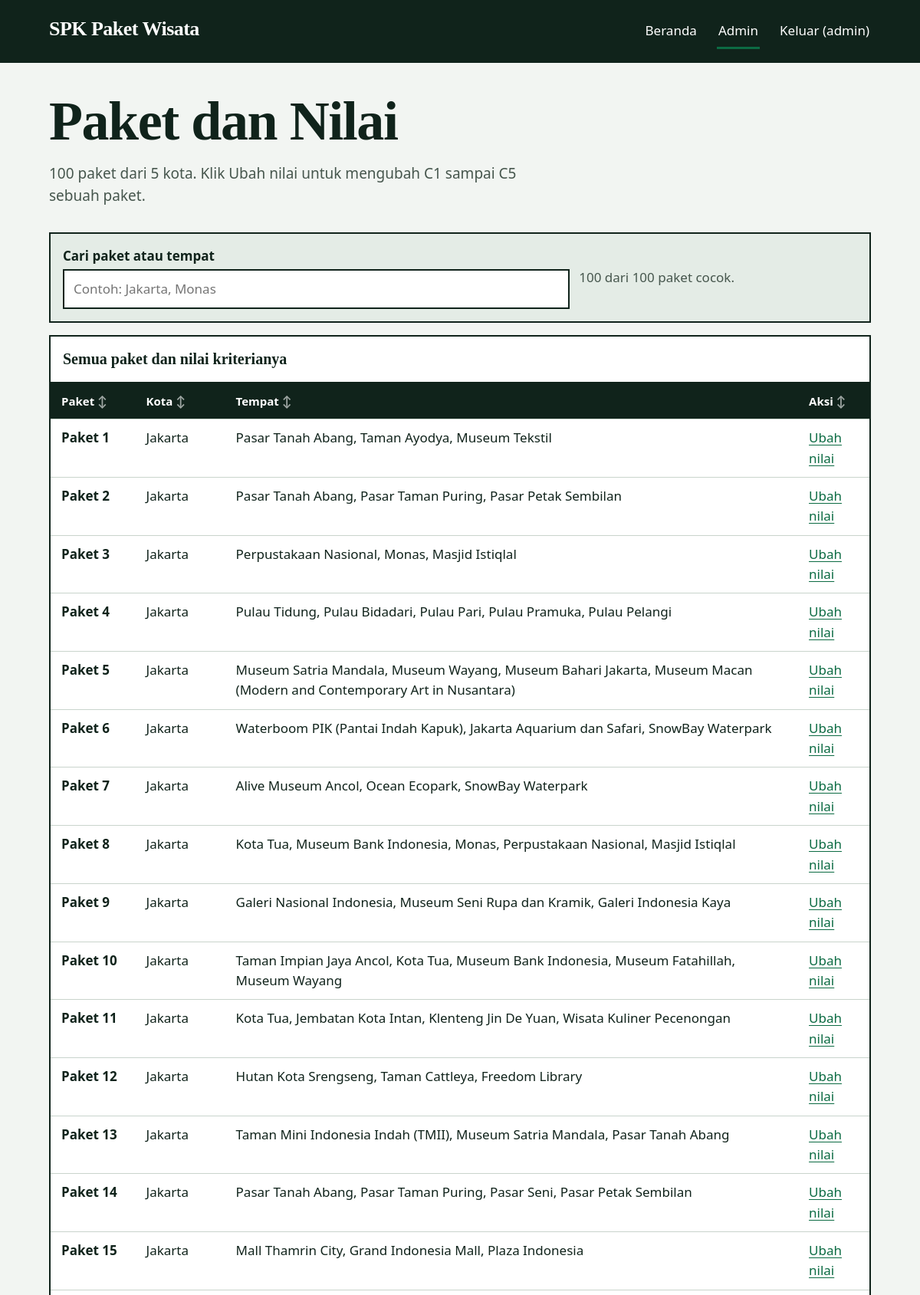
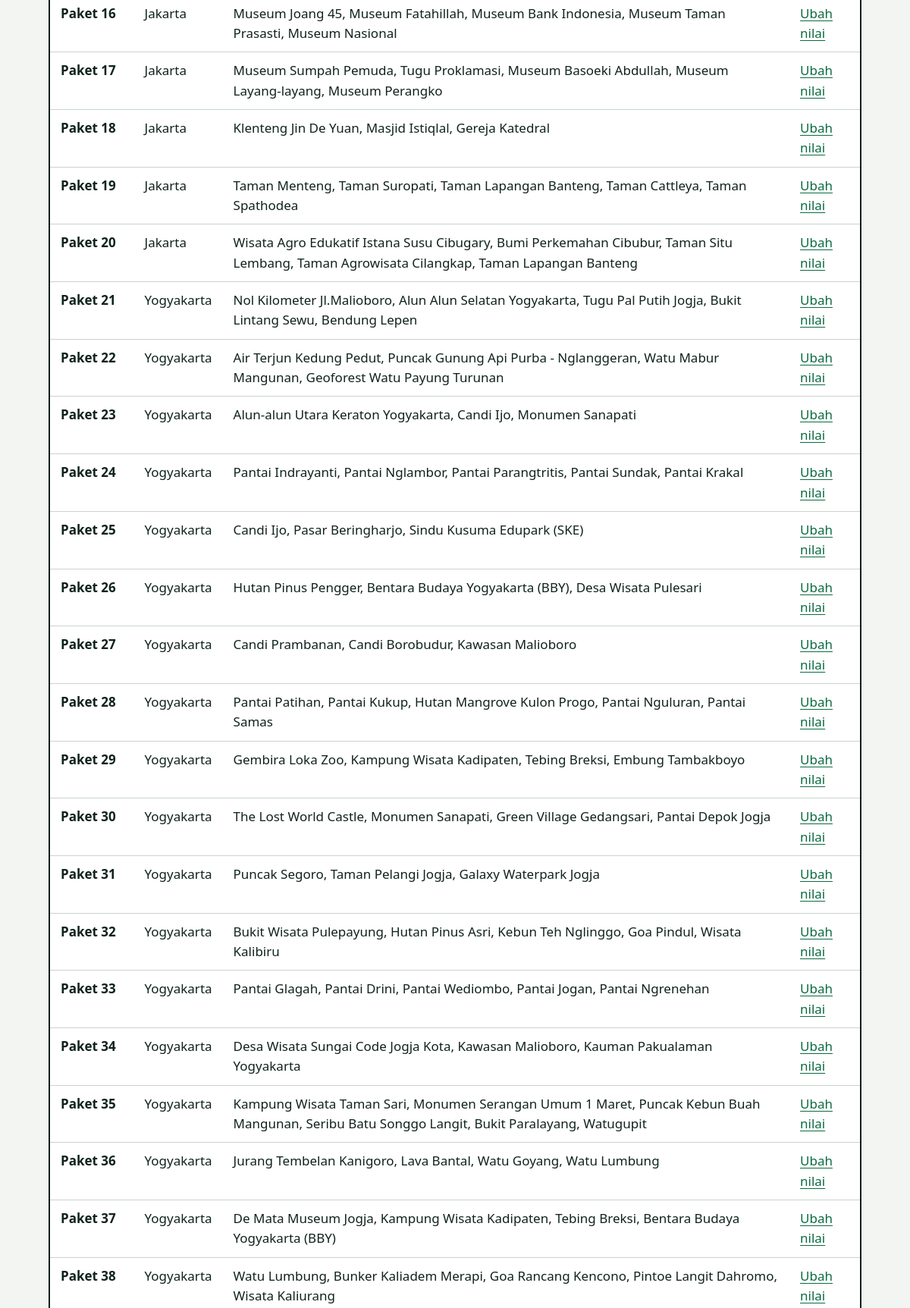
Screenshot of /admin/paket (signed in, upper part) with the database file from the repository (2 pictures, top to bottom).
### tables this page shows
CREATE TABLE paket (
    id INTEGER PRIMARY KEY AUTOINCREMENT,
    kota_id INTEGER NOT NULL,
    nomor_paket INTEGER NOT NULL UNIQUE,
    nama_tampil TEXT NOT NULL,
    FOREIGN KEY (kota_id) REFERENCES kota (id) ON DELETE RESTRICT
);

CREATE TABLE kota (
    id INTEGER PRIMARY KEY AUTOINCREMENT,
    nama TEXT NOT NULL UNIQUE
);

### app.py (the view)
@app.route("/admin/paket")
@login_required
def admin_paket():
    kota = database.get_kota_list()
    semua = []
    for k in kota:
        semua.extend(database.get_paket_by_kota(k["nama"]))
    return render_template("admin_paket.html", packages=semua)

### app.py (called while the page is built)
def login_required(view):
    @wraps(view)
    def wrapper(*args, **kwargs):
        if not session.get("admin"):
            return redirect(url_for("admin_login"))
        return view(*args, **kwargs)
    return wrapper

### database.py (called while the page is built)
def get_connection():
    conn = sqlite3.connect(DB_PATH)
    conn.row_factory = sqlite3.Row
    conn.execute("PRAGMA foreign_keys = ON")
    return conn

def get_kota_list():
    conn = get_connection()
    try:
        rows = conn.execute(
            "SELECT k.nama, COUNT(p.id) AS jumlah FROM kota k "
            "LEFT JOIN paket p ON p.kota_id = k.id GROUP BY k.id ORDER BY k.id"
        ).fetchall()
        return [dict(r) for r in rows]
    finally:
        conn.close()

### templates/admin_paket.html (shortened to what this page needs)
{% extends "base.html" %}
{% block content %}
<div class="page-head">
  <h1>Paket dan Nilai</h1>
  <p class="lede">100 paket dari 5 kota. Klik Ubah nilai untuk mengubah C1 sampai C5 sebuah paket.</p>
</div>
<div class="toolbar">
  <p class="field">
    <label for="cari-admin-paket">Cari paket atau tempat</label>
    <input type="search" id="cari-admin-paket" data-filter-table="tabel-admin-paket" placeholder="Contoh: Jakarta, Monas" autocomplete="off">
  </p>
  <p class="count" data-filter-count>100 dari 100 paket cocok.</p>
</div>
<div class="table-wrapper" tabindex="0" role="region" aria-labelledby="admin-paket-caption">
<table id="tabel-admin-paket" data-sortable>
  <caption id="admin-paket-caption">Semua paket dan nilai kriterianya</caption>
  <thead><tr>
    <th scope="col" data-type="number">Paket</th>
    <th scope="col" data-type="text">Kota</th>
    <th scope="col" data-type="text">Tempat</th>
    <th scope="col">Aksi</th>
  </tr></thead>
  <tbody>
  {% for p in packages %}
  <tr>
    <th scope="row" data-value="{{ p.nomor_paket }}">Paket {{ p.nomor_paket }}</th>
    <td>{{ p.kota }}</td>
    <td>{{ p.tempat|join(', ') }}</td>
    <td><a href="{{ url_for('admin_nilai', paket_id=p.id) }}">Ubah nilai</a></td>
  </tr>
  {% endfor %}
  </tbody>
</table>
</div>
{% endblock %}

### static/style.css (style rules this page uses)
:root { --ground: #f2f5f2; --surface: #ffffff; --field: #e4ece6; --ink: #10231b; --muted: #46564d; --accent: #0c6b43; --accent-ink: #ffffff; --accent-deep: #084d30; --line: #c9d4cc; --winner: #fdf0c2; --danger: #8f1d1d; --danger-field: #fbe9e7; --ok-field: #e2f0e6; --display: Georgia, "Times New Roman", serif; --text: system-ui, -apple-system, "Segoe UI", Roboto, Arial, sans-serif; --measure: 1120px; --gap: 24px; }
* { box-sizing: border-box; }
html { overflow-x: clip; scroll-behavior: smooth; }
body { overflow-x: clip; }
body { margin: 0; background: var(--ground); color: var(--ink); font-family: var(--text); font-size: 17px; line-height: 1.55; }
h1, h2, h3, h4 { font-family: var(--display); font-weight: 700; letter-spacing: -0.02em; line-height: 1.02; overflow-wrap: break-word; min-width: 0; }
h1 { font-size: clamp(40px, 6vw, 72px); margin: 0 0 16px; }
p { margin: 0 0 14px; max-width: 68ch; }
a { color: var(--accent); text-underline-offset: 3px; }
.page-head { margin-bottom: 32px; }
.page-head .lede { font-size: 19px; color: var(--muted); max-width: 62ch; }
.table-wrapper { overflow: auto; max-width: 100%; container-type: inline-size; border: 2px solid var(--ink); background: var(--surface); margin-bottom: 24px; }
table { width: 100%; min-width: 640px; border-collapse: separate; border-spacing: 0; background: var(--surface); }
caption { text-align: left; font-family: var(--display); font-size: 20px; font-weight: 700; padding: 14px 16px; border-bottom: 2px solid var(--ink); background: var(--surface); }
th, td { padding: 11px 14px; text-align: left; vertical-align: top; border-bottom: 1px solid var(--line); font-variant-numeric: tabular-nums; }
thead th { position: sticky; top: 0; z-index: 1; background: var(--ink); color: var(--surface); font-size: 15px; }
th[scope="row"] { font-weight: 700; }
th[scope="row"] { white-space: nowrap; }
.toolbar { display: flex; flex-wrap: wrap; gap: 12px; align-items: end; margin-bottom: 16px; padding: 16px; background: var(--field); border: 2px solid var(--ink); }
.toolbar .field { flex: 1 1 260px; margin: 0; }
.toolbar label { display: block; font-weight: 700; margin-bottom: 4px; }
.toolbar input, .toolbar select { width: 100%; }
.toolbar .count { color: var(--muted); margin: 0; align-self: center; }
.field { margin: 0 0 18px; }
label { display: block; font-weight: 700; margin-bottom: 4px; }
input, select, textarea { font: inherit; padding: 11px 12px; width: 100%; background: var(--surface); color: var(--ink); border: 2px solid var(--ink); min-height: 44px; }
@media (prefers-reduced-motion: no-preference) { main > * { animation: rise 320ms ease-out both; } }
@media (prefers-reduced-motion: no-preference) { main > *:nth-child(2) { animation-delay: 60ms; } }
@media (prefers-reduced-motion: no-preference) { main > *:nth-child(3) { animation-delay: 120ms; } }

### rows the page displays
paket: nomor_paket "1", kota "Jakarta", tempat "Pasar Tanah Abang, Taman Ayodya, Museum Tekstil"
paket: nomor_paket "2", kota "Jakarta", tempat "Pasar Tanah Abang, Pasar Taman Puring, Pasar Petak Sembilan"
paket: nomor_paket "3", kota "Jakarta", tempat "Perpustakaan Nasional, Monas, Masjid Istiqlal"
paket: nomor_paket "4", kota "Jakarta", tempat "Pulau Tidung, Pulau Bidadari, Pulau Pari, Pulau Pramuka, Pulau Pelangi"
paket: nomor_paket "5", kota "Jakarta", tempat "Museum Satria Mandala, Museum Wayang, Museum Bahari Jakarta, Museum Macan (Modern and Contemporary Art in Nusantara)"
paket: nomor_paket "6", kota "Jakarta", tempat "Waterboom PIK (Pantai Indah Kapuk), Jakarta Aquarium dan Safari, SnowBay Waterpark"
paket: nomor_paket "7", kota "Jakarta", tempat "Alive Museum Ancol, Ocean Ecopark, SnowBay Waterpark"
paket: nomor_paket "8", kota "Jakarta", tempat "Kota Tua, Museum Bank Indonesia, Monas, Perpustakaan Nasional, Masjid Istiqlal"
paket: nomor_paket "9", kota "Jakarta", tempat "Galeri Nasional Indonesia, Museum Seni Rupa dan Kramik, Galeri Indonesia Kaya"
paket: nomor_paket "10", kota "Jakarta", tempat "Taman Impian Jaya Ancol, Kota Tua, Museum Bank Indonesia, Museum Fatahillah, Museum Wayang"
paket: nomor_paket "11", kota "Jakarta", tempat "Kota Tua, Jembatan Kota Intan, Klenteng Jin De Yuan, Wisata Kuliner Pecenongan"
paket: nomor_paket "12", kota "Jakarta", tempat "Hutan Kota Srengseng, Taman Cattleya, Freedom Library"
paket: nomor_paket "13", kota "Jakarta", tempat "Taman Mini Indonesia Indah (TMII), Museum Satria Mandala, Pasar Tanah Abang"
paket: nomor_paket "14", kota "Jakarta", tempat "Pasar Tanah Abang, Pasar Taman Puring, Pasar Seni, Pasar Petak Sembilan"
paket: nomor_paket "15", kota "Jakarta", tempat "Mall Thamrin City, Grand Indonesia Mall, Plaza Indonesia"
paket: nomor_paket "16", kota "Jakarta", tempat "Museum Joang 45, Museum Fatahillah, Museum Bank Indonesia, Museum Taman Prasasti, Museum Nasional"
paket: nomor_paket "17", kota "Jakarta", tempat "Museum Sumpah Pemuda, Tugu Proklamasi, Museum Basoeki Abdullah, Museum Layang-layang, Museum Perangko"
paket: nomor_paket "18", kota "Jakarta", tempat "Klenteng Jin De Yuan, Masjid Istiqlal, Gereja Katedral"
paket: nomor_paket "19", kota "Jakarta", tempat "Taman Menteng, Taman Suropati, Taman Lapangan Banteng, Taman Cattleya, Taman Spathodea"
paket: nomor_paket "20", kota "Jakarta", tempat "Wisata Agro Edukatif Istana Susu Cibugary, Bumi Perkemahan Cibubur, Taman Situ Lembang, Taman Agrowisata Cilangkap, Taman Lapangan Banteng"
paket: nomor_paket "21", kota "Yogyakarta", tempat "Nol Kilometer Jl.Malioboro, Alun Alun Selatan Yogyakarta, Tugu Pal Putih Jogja, Bukit Lintang Sewu, Bendung Lepen"
paket: nomor_paket "22", kota "Yogyakarta", tempat "Air Terjun Kedung Pedut, Puncak Gunung Api Purba - Nglanggeran, Watu Mabur Mangunan, Geoforest Watu Payung Turunan"
paket: nomor_paket "23", kota "Yogyakarta", tempat "Alun-alun Utara Keraton Yogyakarta, Candi Ijo, Monumen Sanapati"
paket: nomor_paket "24", kota "Yogyakarta", tempat "Pantai Indrayanti, Pantai Nglambor, Pantai Parangtritis, Pantai Sundak, Pantai Krakal"
paket: nomor_paket "25", kota "Yogyakarta", tempat "Candi Ijo, Pasar Beringharjo, Sindu Kusuma Edupark (SKE)"
paket: nomor_paket "26", kota "Yogyakarta", tempat "Hutan Pinus Pengger, Bentara Budaya Yogyakarta (BBY), Desa Wisata Pulesari"
paket: nomor_paket "27", kota "Yogyakarta", tempat "Candi Prambanan, Candi Borobudur, Kawasan Malioboro"
paket: nomor_paket "28", kota "Yogyakarta", tempat "Pantai Patihan, Pantai Kukup, Hutan Mangrove Kulon Progo, Pantai Nguluran, Pantai Samas"
paket: nomor_paket "29", kota "Yogyakarta", tempat "Gembira Loka Zoo, Kampung Wisata Kadipaten, Tebing Breksi, Embung Tambakboyo"
paket: nomor_paket "30", kota "Yogyakarta", tempat "The Lost World Castle, Monumen Sanapati, Green Village Gedangsari, Pantai Depok Jogja"
paket: nomor_paket "31", kota "Yogyakarta", tempat "Puncak Segoro, Taman Pelangi Jogja, Galaxy Waterpark Jogja"
paket: nomor_paket "32", kota "Yogyakarta", tempat "Bukit Wisata Pulepayung, Hutan Pinus Asri, Kebun Teh Nglinggo, Goa Pindul, Wisata Kalibiru"
paket: nomor_paket "33", kota "Yogyakarta", tempat "Pantai Glagah, Pantai Drini, Pantai Wediombo, Pantai Jogan, Pantai Ngrenehan"
paket: nomor_paket "34", kota "Yogyakarta", tempat "Desa Wisata Sungai Code Jogja Kota, Kawasan Malioboro, Kauman Pakualaman Yogyakarta"
paket: nomor_paket "35", kota "Yogyakarta", tempat "Kampung Wisata Taman Sari, Monumen Serangan Umum 1 Maret, Puncak Kebun Buah Mangunan, Seribu Batu Songgo Langit, Bukit Paralayang, Watugupit"
paket: nomor_paket "36", kota "Yogyakarta", tempat "Jurang Tembelan Kanigoro, Lava Bantal, Watu Goyang, Watu Lumbung"
paket: nomor_paket "37", kota "Yogyakarta", tempat "De Mata Museum Jogja, Kampung Wisata Kadipaten, Tebing Breksi, Bentara Budaya Yogyakarta (BBY)"
paket: nomor_paket "38", kota "Yogyakarta", tempat "Watu Lumbung, Bunker Kaliadem Merapi, Goa Rancang Kencono, Pintoe Langit Dahromo, Wisata Kaliurang"

### other values shown
{{ session.get('admin') }} "admin"
